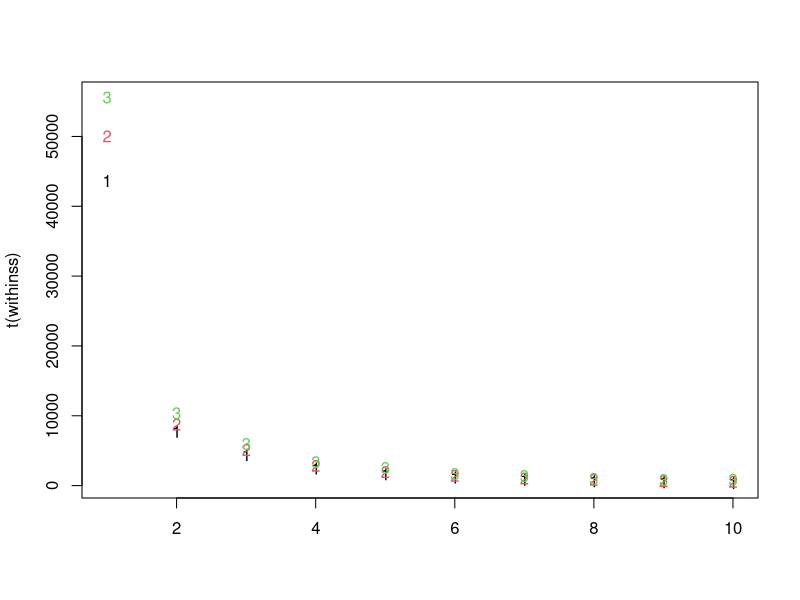

Generate this figure with R:
#Load the Old Faithful Data
data(faithful)
#Count how many observations are in the data
N <- nrow(faithful)
#Decide how many bootstrap samples to take
B <- 50
#Choose the maximum number of clusters to fit
Kmax <- 10
#Set up a matrix to store the results.
res<-matrix(NA,B,Kmax)
#Loop over the number of bootstrap samples (from 1 to B).
for (b in 1:B)
{
  #Loop over the number of clusters from 1 to Kmax.
  1
  for (k in 1:Kmax)
  {
    #Sample the observation indices with replacement.
    ind<-sample(1:N,replace=TRUE)
    # Make a copy of the data with each observation occurring
    #as often as its index happens
    xnew<-faithful[ind,]
    #Run k-means for this value of k.
    #Do 4 random starts to avoid local minima
    fit<-kmeans(xnew,centers=k,nstart=4)
    #Store the total within sum of squares
    res[b,k]<-fit$tot.withinss
    #Close the loop over k
  } #k
  # Close the loop over b.
} #b
apply(res,2,summary)
#Compute the 2.5%, 50% and 97.5% quantiles of the statistic for each k
withinss <- apply(res,2,quantile,probs=c(0.025,0.500,0.975))
withinss
#Plot the quantiles
matplot(t(withinss))
